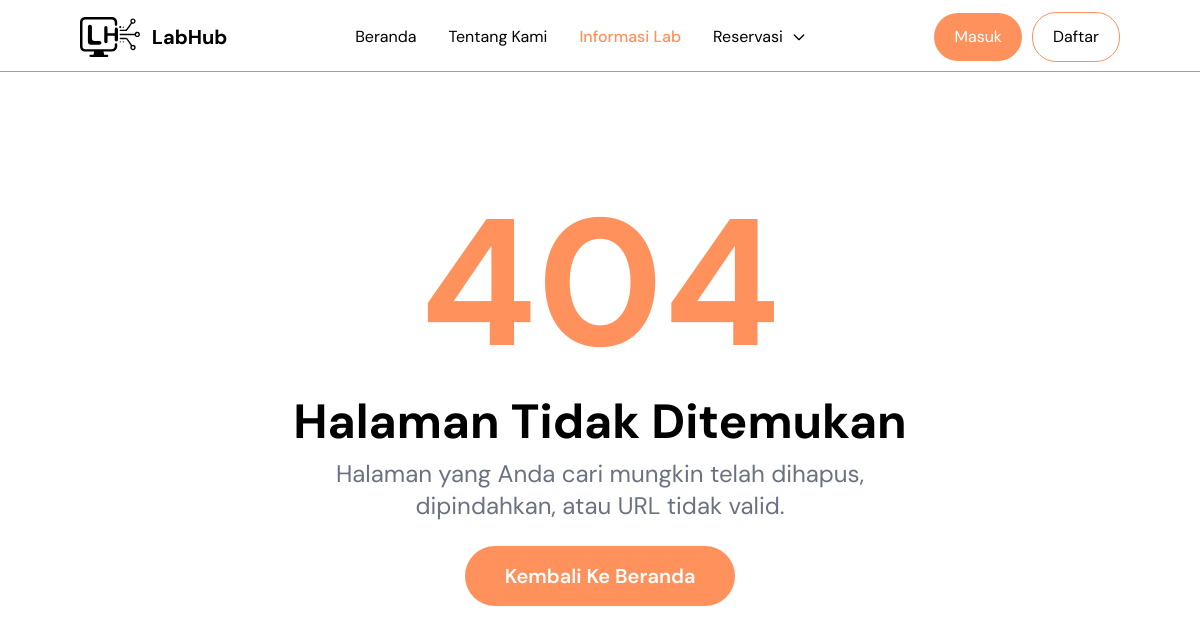
The app's page /index.php?page=detail_lab&lab=lab-ppsti, older data.
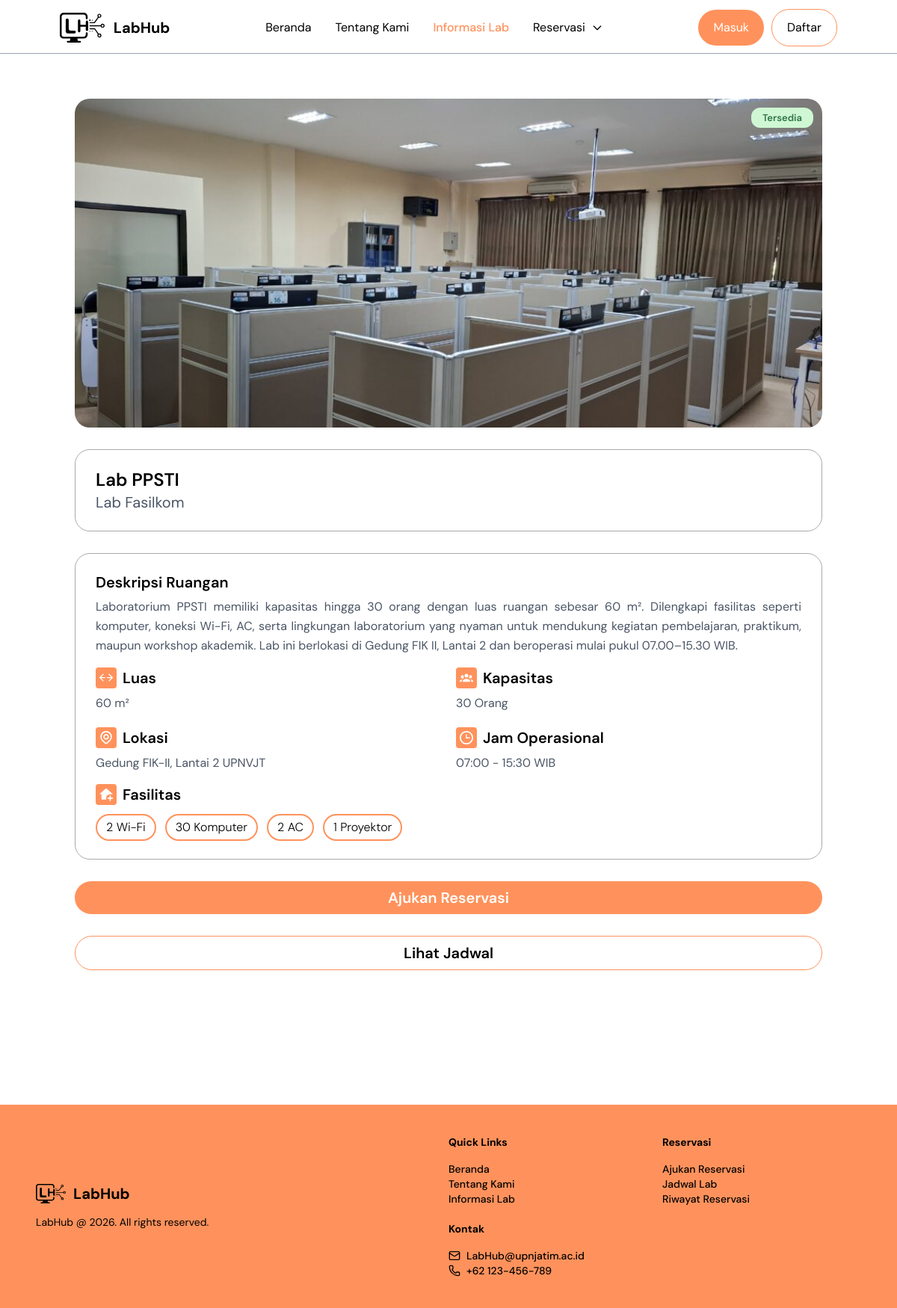
The same page, newer data.
### tables this page shows
CREATE TABLE `labs` (
  `id` int NOT NULL,
  `nama_lab` varchar(100) NOT NULL,
  `kode_lab` varchar(10) NOT NULL,
  `kategori` varchar(100) DEFAULT NULL,
  `lokasi` varchar(100) DEFAULT NULL,
  `luas` int DEFAULT NULL,
  `kapasitas` int DEFAULT '0',
  `fasilitas` text,
  `deskripsi` text,
  `gambar` varchar(255) DEFAULT NULL,
  `jam_buka` time NOT NULL,
  `jam_tutup` time NOT NULL,
  `status` enum('Tersedia','Perbaikan','Non-aktif') DEFAULT 'Tersedia',
  `created_at` timestamp NULL DEFAULT CURRENT_TIMESTAMP,
  `slug` varchar(255) DEFAULT NULL
);

### pages/detail_lab.php (the view, shortened to what the changed rows need)
<?php
include __DIR__ . "/../config/config.php";
$slug =
    $_GET['lab'] ?? '';
$stmt = mysqli_prepare(
    $conn,
    "SELECT *
    FROM labs
    WHERE slug = ?"
);
mysqli_stmt_bind_param(
    $stmt,
    "s",
    $slug
);
mysqli_stmt_execute($stmt);
$result =
    mysqli_stmt_get_result(
        $stmt
    );
$lab =
    mysqli_fetch_assoc(
        $result
    );
if (!$lab) {
    include __DIR__ .
        "/404.php";
    exit;
}
$fasilitas =
    explode(
        ",",
        $lab['fasilitas']
    );
?>
<section class="
        py-15
        mt-18
        px-5 sm:px-15 md:px-25
    ">
    <div class="flex flex-col gap-5 md:gap-7.25">
        <div class="relative">
            <img src="<?= $lab['gambar']; ?>" alt="<?= $lab['nama_lab']; ?>" class="
                    w-full
                    md:h-110
                    h-50
                    object-cover
                    rounded-[20px]
                ">
            <span class="
absolute top-3 right-3 px-3.75 py-1.25 font-semibold text-xs md:text-[13px] rounded-xl text-center
                        <?=
                            $lab['status'] == 'Tersedia'
                            ?
                            'bg-[#CFF7D3] text-[#307445]'
                            :
                            (
                                $lab['status'] == 'Perbaikan'
                                ?
                                'bg-[#FFF1C2] text-[#BF6A02]'
                                :
                                'bg-[#FDD3D0] text-[#EE3835]'
                            )
                            ?>
                    ">
                <?= $lab['status']; ?>
            </span>
        </div>
        <div class="
                    flex flex-col
                    border
                    border-[#AAAAAA]
                    rounded-[20px]
                    px-4
                    md:px-6.75
                    py-3.75
                    md:py-6
                ">
            <h1 class=" text-xl
                        md:text-2xl
                        font-semibold
                    ">
                <?= $lab['nama_lab']; ?>
            </h1>
            <p class=" text-lg
                        md:text-xl
                        text-gray-600
                    ">
                <?= $lab['kategori']; ?>
            </p>
        </div>
        <div class="md:border
                    md:border-[#AAAAAA]
                    rounded-[20px]
                    px-4
                    md:px-6.75
                    py-6
                    gap-4
                    flex flex-col
                    ">
            <div class="
                    flex flex-col
                    gap-1.5
                ">
                <h2 class="
                md:text-xl
                text-lg
                        font-semibold
                    ">
                    Deskripsi Ruangan
                </h2>
                <p class="
                        text-base
                        text-gray-600
                        leading-relaxed
                        text-justify
                    ">
                    <?= $lab['deskripsi']; ?>
                </p>
            </div>
            <div class="
                    grid
                    grid-cols-1
                    md:grid-cols-2
                    gap-5
                ">
                <div>
                    <div class="flex flex-row gap-2 items-center">
                        <h3 class="
                            font-semibold
                            text-xl
                        ">
                            Luas
                        </h3>
                    </div>
                    <p class="
                            text-gray-600
                            mt-2
                        ">
                        <?= $lab['luas']; ?> m²
                    </p>
                </div>
                <div>
                    <div class="flex flex-row gap-2 items-center">
                        <h3 class="
                            font-semibold
                            text-xl
                        ">
                            Kapasitas
                        </h3>
                    </div>
                    <p class="
                            text-gray-600 mt-2
                        ">
                        <?= $lab['kapasitas']; ?> Orang
                    </p>
                </div>
                <div>
                    <div class="flex flex-row gap-2 items-center">
                        <h3 class="
                            font-semibold
                            text-xl
                        ">
                            Lokasi
                        </h3>
                    </div>
                    <p class="
                            text-gray-600 mt-2
                        ">
                        <?= $lab['lokasi']; ?>
                    </p>
                </div>
                <div>
                    <div class="flex gap-2 items-center">
                        <h3 class="
                            font-semibold
                            text-xl
                        ">
                            Jam Operasional
                        </h3>
                    </div>
                    <p class="
                            text-gray-600 mt-2
                        ">
                        <?= substr($lab['jam_buka'], 0, 5); ?>
                        -
                        <?= substr($lab['jam_tutup'], 0, 5); ?>
                        WIB
                    </p>
                </div>
            </div>
            <div class="
                    flex flex-col
                    gap-3
                ">
                <div class="flex gap-2 items-center">
                    <h2 class="
                        text-xl
                        font-semibold
                    ">
                        Fasilitas
                    </h2>
                </div>
                <div class="
                        flex flex-wrap
                        gap-3
                    ">
                    <?php foreach (
                        $fasilitas
                        as $item
                    ): ?>
                        <span class="
                               font-light text-sm md:text-base border-2 text-center hover:bg-[#FF925C] hover:text-white hover:-translate-y-0.5 transition duration-300 border-[#FF925C] rounded-full px-3 py-1
                            ">
                            <?= trim($item); ?>
                        </span>
                    <?php endforeach; ?>
                </div>
            </div>
        </div>
        <?php if (isset($_SESSION['is_login'])): ?>
            <a href="index.php?page=ajukan_reservasi" class="w-full p-2 flex justify-center items-center text-center rounded-full font-semibold text-base md:text-xl text-white <?= $lab['status'] == 'Tersedia'
                ? 'bg-[#FF925C] cursor-pointer'
                : 'bg-gray-300 cursor-not-allowed pointer-events-none' ?>">
                Ajukan Reservasi
            </a><?php else: ?>
            <a href="index.php?page=login" class="w-full p-2 flex justify-center items-center text-center rounded-full font-semibold text-base md:text-xl text-white <?= $lab['status'] == 'Tersedia'
                ? 'bg-[#FF925C] cursor-pointer'
                : 'bg-gray-300 cursor-not-allowed pointer-events-none' ?>">
                Ajukan Reservasi
            </a>
        <?php endif; ?>
        <a href="index.php?page=jadwal_lab"
            class="w-full p-2 flex justify-center items-center text-center rounded-full font-semibold text-base md:text-xl text-black border border-[#FF925C]
        <?= $lab['status'] == 'Tersedia' ? 'cursor-pointer hover:bg-[#FF925C] hover:text-white' : 'cursor-not-allowed pointer-events-none' ?>">
            Lihat Jadwal
        </a>
    </div>
</section>

### pages/404.php
<section class="
        min-h-screen
        flex
        items-center
        justify-center
        px-5
    ">
    <div class="
            flex flex-col
            items-center
            text-center
            gap-6
        ">
        <h1 class="
                text-[120px]
                md:text-[180px]
                font-bold
                leading-none
                text-[#FF925C]
            ">
            404
        </h1>
        <div class="
                flex flex-col
                gap-3
            ">
            <h2 class="
                    text-4xl
                    md:text-5xl
                    font-bold
                ">
                Halaman Tidak Ditemukan
            </h2>
            <p class="
                    text-lg
                    md:text-2xl
                    text-gray-500
                    max-w-2xl
                ">
                Halaman yang Anda cari
                mungkin telah dihapus,
                dipindahkan,
                atau URL tidak valid.
            </p>
        </div>
        <a href="index.php" class="
                bg-[#FF925C]
                text-white
                px-10
                py-4
                rounded-full
                text-xl
                font-semibold
                hover:opacity-90
                transition
            ">
            Kembali Ke Beranda
        </a>
    </div>
</section>

### components/footer.php
<footer
    class="bg-[#FF925C] py-10 px-6 md:px-10 lg:px-12 grid grid-cols-1 md:grid-cols-2 text-black text-sm items-center mt-30 ">
    <div class="space-y-2 flex flex-col">
        <div class="flex items-center mb-3.5 gap-2.5">
            <img src="../assets/images/logo-labhub.svg" alt="LabHub Logo" class="w-10">
            <h2 class="text-xl font-bold">
                LabHub
            </h2>
        </div>
        <p class="text-sm">
            LabHub @ 2026. All rights reserved.
        </p>
    </div>
    <div class="grid grid-cols-1 md:grid-cols-2 xl:grid-cols-3 gap-5">
        <div class="flex flex-col gap-4">
            <h2 class="font-bold">
                Quick Links
            </h2>
            <div class="flex flex-col font-medium text-sm">
                <a href="index.php?page=beranda" class="hover:opacity-60">Beranda</a>
                <a href="index.php?page=tentang_kami" class="hover:opacity-60">Tentang Kami</a>
                <a href="index.php?page=informasi_lab" class="hover:opacity-60">Informasi Lab</a>
            </div>
        </div>
        <div class="flex flex-col gap-4">
            <h2 class="font-bold">
                Reservasi
            </h2>
            <div class="flex flex-col font-medium text-sm">
                <a href="index.php?page=ajukan_reservasi" class="hover:opacity-60">
                    Ajukan Reservasi
                </a>
                <a href="index.php?page=jadwal_lab" class="hover:opacity-60">
                    Jadwal Lab
                </a>
                <a href="index.php?page=riwayat_reservasi" class="hover:opacity-60">
                    Riwayat Reservasi
                </a>
            </div>
        </div>
        <div class="flex flex-col gap-4">
            <h2 class="font-bold">Kontak</h2>
            <div class="flex flex-col font-medium text-sm">
                <div class="flex items-center gap-2 hover:opacity-60 cursor-pointer">
                    <i data-lucide="mail" class="w-4 h-4"></i>
                    <p class="break-all">
                        LabHub@upnjatim.ac.id
                    </p>
                </div>
                <div class="flex items-center gap-2 hover:opacity-60 cursor-pointer">
                    <i data-lucide="phone" class="w-4 h-4"></i>
                    <p>
                        +62 123-456-789
                    </p>
                </div>
            </div>
        </div>
    </div>
</footer>

Row changes from the older to the newer data that the page shows:
added labs: gambar (picture), status "Tersedia", nama_lab "Lab PPSTI", kategori "Lab Fasilkom", deskripsi "Laboratorium PPSTI memiliki kapasitas hingga 30 orang dengan luas ruangan sebesar 60 m². Dilengkapi fasilitas seperti komputer, koneksi Wi-Fi, AC, serta lingkungan laboratorium yang nyaman untuk mendukung kegiatan pembelajaran, praktikum, maupun workshop akademik. Lab ini berlokasi di Gedung FIK II, Lantai 2 dan beroperasi mulai pukul 07.00–15.30 WIB.", luas "60", kapasitas "30", lokasi "Gedung FIK-II, Lantai 2 UPNVJT", jam_buka "07:00", jam_tutup "15:30", fasilitas "2 Wi-Fi", fasilitas "30 Komputer", fasilitas "2 AC", fasilitas "1 Proyektor"
Text that changed along with them:
text no longer shown: "404 Halaman Tidak Ditemukan Halaman yang Anda cari mungkin telah dihapus, dipindahkan, atau URL tidak valid. Kembali Ke Beranda"
text now shown: "Deskripsi Ruangan Luas m² Kapasitas Orang Lokasi Jam Operasional - WIB Fasilitas Ajukan Reservasi Lihat Jadwal LabHub LabHub @ 2026. All rights reserved. Quick Links Beranda Tentang Kami Informasi Lab Reservasi Ajukan Reservasi Jadwal Lab Riwayat Reservasi Kontak LabHub@upnjatim.ac.id +62 123-456-789"
